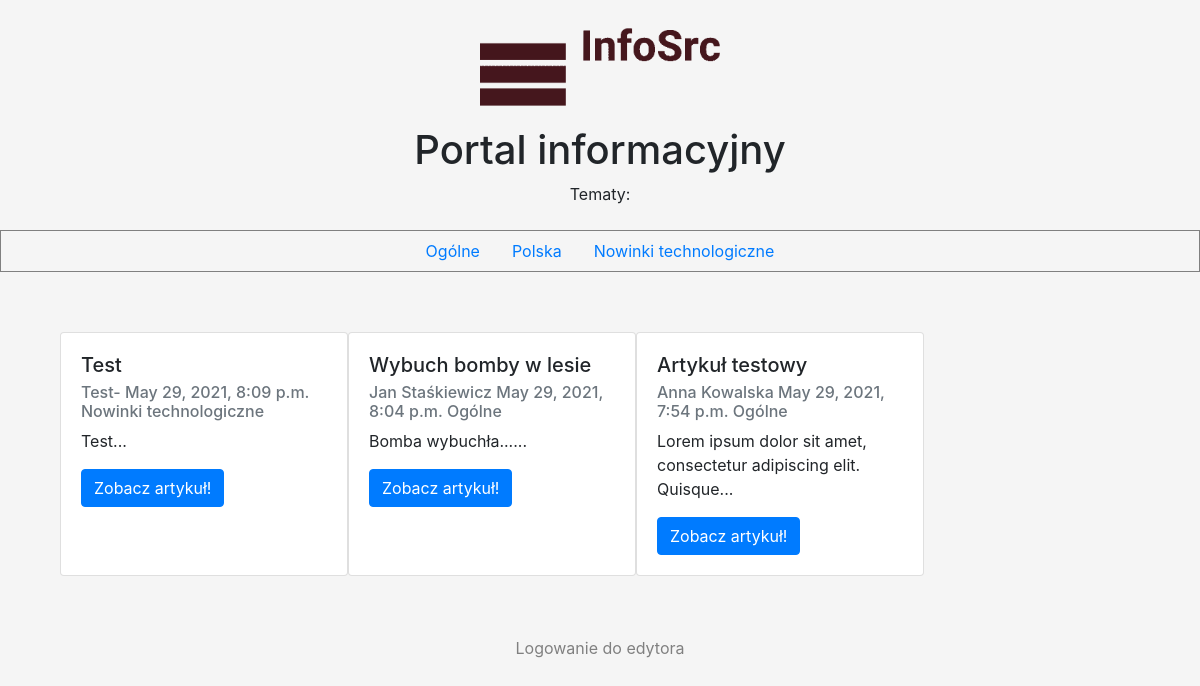
The page / on the database its author committed.
### serwisInf/models.py (models this page shows, shortened)
class Topic(models.Model):
    id = models.AutoField(primary_key=True)
    name = models.CharField(max_length=32)
    def __str__(self):
        return '%s'%(self.name)

class Article(models.Model):
    id = models.AutoField(primary_key=True)
    title = models.TextField(max_length=128)
    author = models.CharField(max_length=128)
    date = models.DateTimeField()
    content = models.TextField(max_length=96000)
    topic_id = models.ForeignKey(Topic, on_delete=models.CASCADE)

### serwisInf/views.py (the view)
# urls.py: path('', homePage, name='homepage'),
def homePage(request):
    articles = Article.objects.all().order_by('-id')
    for article in articles:
        article.content = article.content[:64] + "..."
    topics = Topic.objects.all()
    return render(request, 'homePage.html', {
        'articles':articles,
        'topics':topics,
    })

### templates/homepage.html (shortened to what this page needs)
<!DOCTYPE html>
<html>
    <head>
        {% load static %}
        <link rel="stylesheet" href="{% static 'css/style.css' %}">
        <link rel="stylesheet" href="{% static 'css/bootstrap.min.css' %}">
        <link rel="stylesheet" href="{% static 'css/bootstrap.css' %}">
    </head>
    <body class="page">
        <div class="text-center">
            <a href="/"><img id="error-img" src="{% static 'media/logo_transparent.png'%}"></a>
            <h1>Portal informacyjny</h1>
        </div>
        <div class="text-center">Tematy:</div><br>
        <nav class="nav justify-content-center">
            {% for topic in topics %}
            <a class="nav-link active" href="{% url 'homePageByTopic' topic.id %}">{{topic.name}}</a>
            {% endfor %}
          </nav>
        <div class="container-art">
            {% for article in articles %}
            <div class="card" style="width: 18rem;">
                <div class="card-body">
                  <h5 class="card-title">{{article.title}}</h5>
                  <h6 class="card-subtitle mb-2 text-muted">{{article.author}} {{article.date}} {{article.topic_id}}</h6>
                  <p class="card-text">{{article.content}}</p>
                  <a href="{% url 'getArticle' article.id %}" class="btn btn-primary">Zobacz artykuł!</a>
                </div>
            </div>
            {%endfor%}
        </div>
    </body>
    <footer class="text-center"><a href="/accounts/login" style="color: grey">Logowanie do edytora</a></footer>
</html>

### rows shown on the page
Topic: name "Ogólne"
Topic: name "Polska"
Topic: name "Nowinki technologiczne"
Article: title "Test", author "Test-", date "May 29, 2021, 8:09 p.m.", topic_id "Nowinki technologiczne", content "Test..."
Article: title "Wybuch bomby w lesie", author "Jan Staśkiewicz", date "May 29, 2021, 8:04 p.m.", topic_id "Ogólne", content "Bomba wybuchła......"
Article: title "Artykuł testowy", author "Anna Kowalska", date "May 29, 2021, 7:54 p.m.", topic_id "Ogólne", content "Lorem ipsum dolor sit amet, consectetur adipiscing elit. Quisque..."
